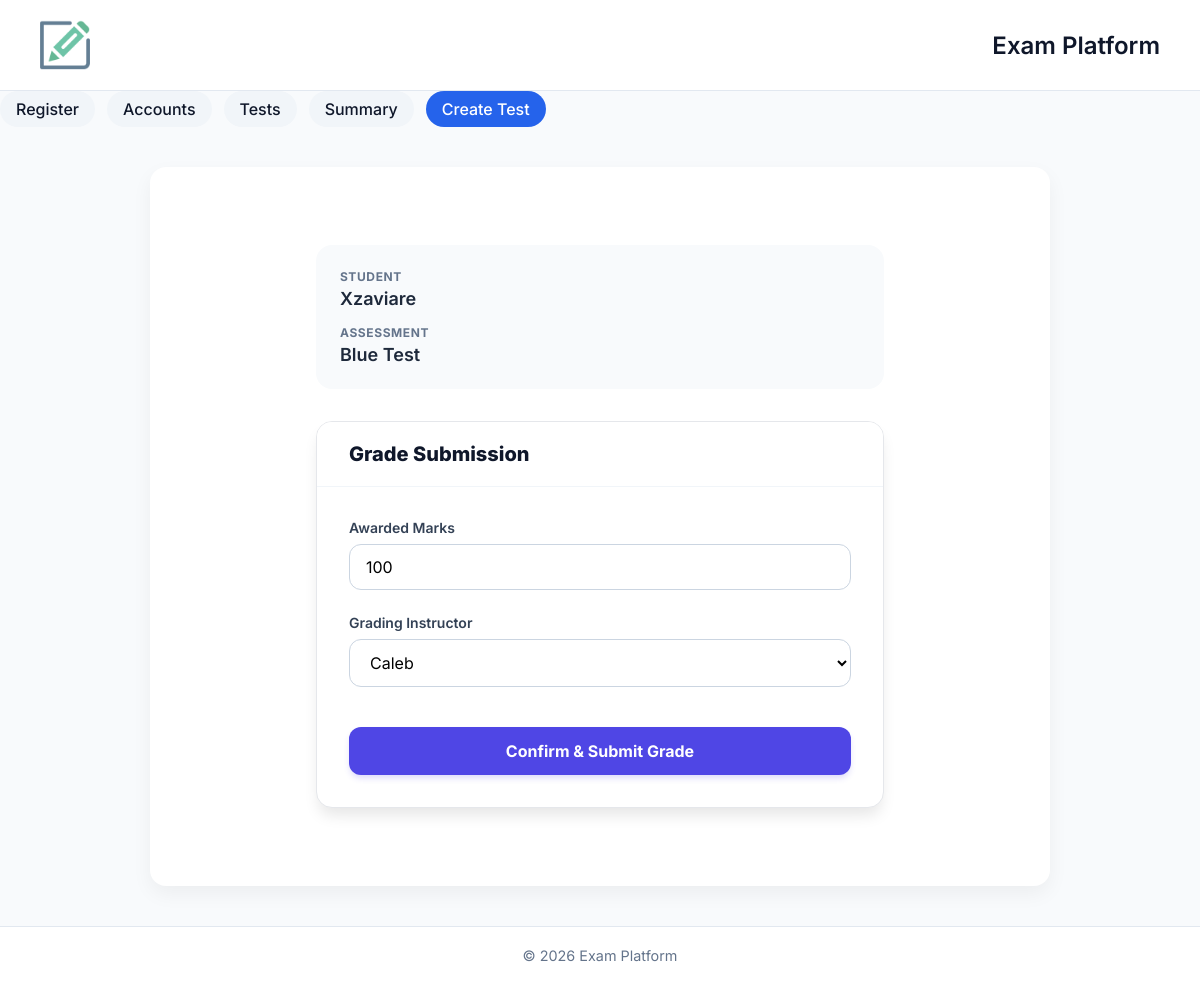
Screenshot of /submission/2/grade with the database file from the repository.
### app/models/user.py (models this page shows)
class User(db.Model):
    __tablename__ = "users"
    id = db.Column(db.Integer, primary_key=True)
    name = db.Column(db.String(100))
    email = db.Column(db.String(100))
    role = db.Column(db.Enum("student", "teacher"))
    created_at = db.Column(db.DateTime, default=db.func.current_timestamp())
    submissions = db.relationship("Submission", back_populates="student", foreign_keys="Submission.student_id")
    graded_submissions = db.relationship("Submission", back_populates="grader", foreign_keys="Submission.graded_by")
    tests_created = db.relationship("Test", back_populates="teacher")

### app/models/test.py (models this page shows)
class Test(db.Model):
    __tablename__ = "tests"
    id = db.Column(db.Integer, primary_key=True)
    title = db.Column(db.String(255))
    teacher_id = db.Column(db.Integer, db.ForeignKey("users.id"))
    is_timed = db.Column(db.Boolean, default=False)
    duration = db.Column(db.Integer, nullable=True)
    created_at = db.Column(db.DateTime, default=db.func.current_timestamp())
    teacher = db.relationship("User", back_populates="tests_created")
    questions = db.relationship("Question", back_populates="test", lazy=True)
    submissions = db.relationship("Submission", back_populates="test", lazy=True)

### app/models/submission.py (models this page shows)
class Submission(db.Model):
    __tablename__ = "submissions"
    id = db.Column(db.Integer, primary_key=True)
    test_id = db.Column(db.Integer, db.ForeignKey("tests.id"))
    student_id = db.Column(db.Integer, db.ForeignKey("users.id"))
    marks = db.Column(db.Integer)
    graded_by = db.Column(db.Integer, db.ForeignKey("users.id"))
    submitted_at = db.Column(db.DateTime, default=db.func.current_timestamp())
    is_late = db.Column(db.Boolean, default=False)
    test = db.relationship("Test", back_populates="submissions")
    student = db.relationship("User", back_populates="submissions", foreign_keys=[student_id])
    grader = db.relationship("User", back_populates="graded_submissions", foreign_keys=[graded_by])
    answers = db.relationship("Answer", back_populates="submission", lazy=True)

### app/routes/routes.py (the view)
@bp.route("/submission/<int:submission_id>/grade", methods=["GET", "POST"])
def grade_submission(submission_id):
    submission = Submission.query.get_or_404(submission_id)
    teachers = User.query.filter_by(role="teacher").all()
    if request.method == "POST":
        submission.marks = int(request.form.get("marks"))
        submission.graded_by = int(request.form.get("teacher_id"))
        db.session.commit()
        return redirect(f"/test/{submission.test_id}/submissions")
    return render_template("grade_submission.html", submission=submission, teachers=teachers)

### app/templates/grade_submission.html (shortened to what this page needs)
{% extends "base.html" %}
{% block content %}
<div class="grade-container">
    <div class="info-card">
        <div class="info-label">Student</div>
        <div class="info-value">{{ submission.student.name }}</div>
        <div class="info-label">Assessment</div>
        <div class="info-value">{{ submission.test.title }}</div>
    </div>
    <div class="grade-card">
        <div class="card-header">
            <h1>Grade Submission</h1>
        </div>
        <form method="POST" class="form-body">
            <div class="form-group">
                <label class="label" for="marks">Awarded Marks</label>
                <input type="number" id="marks" name="marks"
                    class="input-field"
                    value="{{ submission.marks or 0 }}"
                    min="0"
                    placeholder="Enter score...">
            </div>
            <div class="form-group">
                <label class="label" for="teacher_id">Grading Instructor</label>
                <select name="teacher_id" id="teacher_id" class="select-field" required>
                    {% for teacher in teachers %}
                    <option value="{{ teacher.id }}"
                        {% if submission.graded_by == teacher.id %}selected{% endif %}>
                        {{ teacher.name }}
                    </option>
                    {% endfor %}
                </select>
            </div>
            <button type="submit" class="btn-submit">Confirm & Submit Grade</button>
        </form>
    </div>
</div>
{% endblock %}

### app/templates/base.html (style rules this page uses)
* { margin: 0; padding: 0; box-sizing: border-box; font-family: 'Inter', sans-serif; }
body { background: #f8fafc; color: #0f172a; min-height: 100vh; display: flex; flex-direction: column; }
h1 { font-size: 1.5rem; font-weight: 600; }

### app/templates/grade_submission.html (style rules this page uses)
.grade-container { max-width: 600px; margin: 3rem auto; padding: 0 1rem; font-family: 'Inter', system-ui, -apple-system, sans-serif; }
.info-card { background: #f8fafc; border: 1px border #e2e8f0; border-radius: 1rem; padding: 1.5rem; margin-bottom: 2rem; }
.info-label { font-size: 0.75rem; font-weight: 700; color: #64748b; text-transform: uppercase; letter-spacing: 0.05em; margin-bottom: 0.25rem; }
.info-value { font-size: 1.125rem; font-weight: 600; color: #1e293b; margin-bottom: 1rem; }
.info-value:last-child { margin-bottom: 0; }
.grade-card { background: white; border-radius: 1rem; border: 1px solid #e5e7eb; box-shadow: 0 10px 15px -3px rgba(0, 0, 0, 0.1); overflow: hidden; }
.card-header { padding: 1.25rem 2rem; background: #ffffff; border-bottom: 1px solid #f1f5f9; }
.card-header h1 { margin: 0; font-size: 1.25rem; font-weight: 800; color: #0f172a; }
.form-body { padding: 2rem; }
.form-group { margin-bottom: 1.5rem; }
.label { display: block; font-size: 0.875rem; font-weight: 600; color: #334155; margin-bottom: 0.5rem; }
.input-field, .select-field { width: 100%; padding: 0.75rem 1rem; border-radius: 0.75rem; border: 1px solid #cbd5e1; background-color: #ffffff; font-size: 1rem; transition: all 0.2s cubic-bezier(0.4, 0, 0.2, 1); }
.btn-submit { width: 100%; padding: 0.875rem; margin-top: 1rem; background-color: #4f46e5; color: white; font-weight: 700; font-size: 1rem; border-radius: 0.75rem; border: none; cursor: pointer; transition: all 0.2s; box-shadow: 0 4px 6px -1px rgba(79, 70, 229, 0.2); }

### rows the page displays
User: student.name "Xzaviare"
Test: test "Blue Test"
Submission: marks "100", teacher_id "Caleb"
